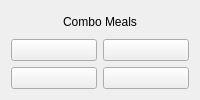
     <widget class="QWidget" name="comboMeals">
      <layout class="QGridLayout" name="gridLayout_9">
       <item row="0" column="0">
        <layout class="QGridLayout" name="gridLayout_8">
         <item row="0" column="0">
          <layout class="QVBoxLayout" name="verticalLayout_4">
           <item>
            <widget class="QLabel" name="combo_label">
             <property name="text">
              <string>Combo Meals</string>
             </property>
             <property name="alignment">
              <set>Qt::AlignCenter</set>
             </property>
            </widget>
           </item>
           <item>
            <layout class="QHBoxLayout" name="horizontalLayout_7">
             <item>
              <layout class="QVBoxLayout" name="verticalLayout_6">
               <item>
                <widget class="QPushButton" name="combo1">
                 <property name="text">
                  <string/>
                 </property>
                 <property name="icon">
                  <iconset resource="teaIcons/foods/foodIcons.qrc">
                   <normaloff>:/icons/combo/combo1.png</normaloff>:/icons/combo/combo1.png</iconset>
                 </property>
                 <property name="iconSize">
                  <size>
                   <width>351</width>
                   <height>180</height>
                  </size>
                 </property>
                 <property name="checkable">
                  <bool>true</bool>
                 </property>
                </widget>
               </item>
               <item>
                <widget class="QPushButton" name="combo3">
                 <property name="text">
                  <string/>
                 </property>
                 <property name="icon">
                  <iconset resource="teaIcons/foods/foodIcons.qrc">
                   <normaloff>:/icons/combo/combo3.png</normaloff>:/icons/combo/combo3.png</iconset>
                 </property>
                 <property name="iconSize">
                  <size>
                   <width>351</width>
                   <height>180</height>
                  </size>
                 </property>
                 <property name="checkable">
                  <bool>true</bool>
                 </property>
                </widget>
               </item>
              </layout>
             </item>
             <item>
              <layout class="QVBoxLayout" name="verticalLayout_5">
               <item>
                <widget class="QPushButton" name="combo2">
                 <property name="text">
                  <string/>
                 </property>
                 <property name="icon">
                  <iconset resource="teaIcons/foods/foodIcons.qrc">
                   <normaloff>:/icons/combo/combo2.png</normaloff>:/icons/combo/combo2.png</iconset>
                 </property>
                 <property name="iconSize">
                  <size>
                   <width>351</width>
                   <height>180</height>
                  </size>
                 </property>
                 <property name="checkable">
                  <bool>true</bool>
                 </property>
                </widget>
               </item>
               <item>
                <widget class="QPushButton" name="combo4">
                 <property name="text">
                  <string/>
                 </property>
                 <property name="icon">
                  <iconset resource="teaIcons/foods/foodIcons.qrc">
                   <normaloff>:/icons/combo/combo4.png</normaloff>:/icons/combo/combo4.png</iconset>
                 </property>
                 <property name="iconSize">
                  <size>
                   <width>351</width>
                   <height>180</height>
                  </size>
                 </property>
                 <property name="checkable">
                  <bool>true</bool>
                 </property>
                </widget>
               </item>
              </layout>
             </item>
            </layout>
           </item>
          </layout>
         </item>
        </layout>
       </item>
      </layout>
     </widget>
